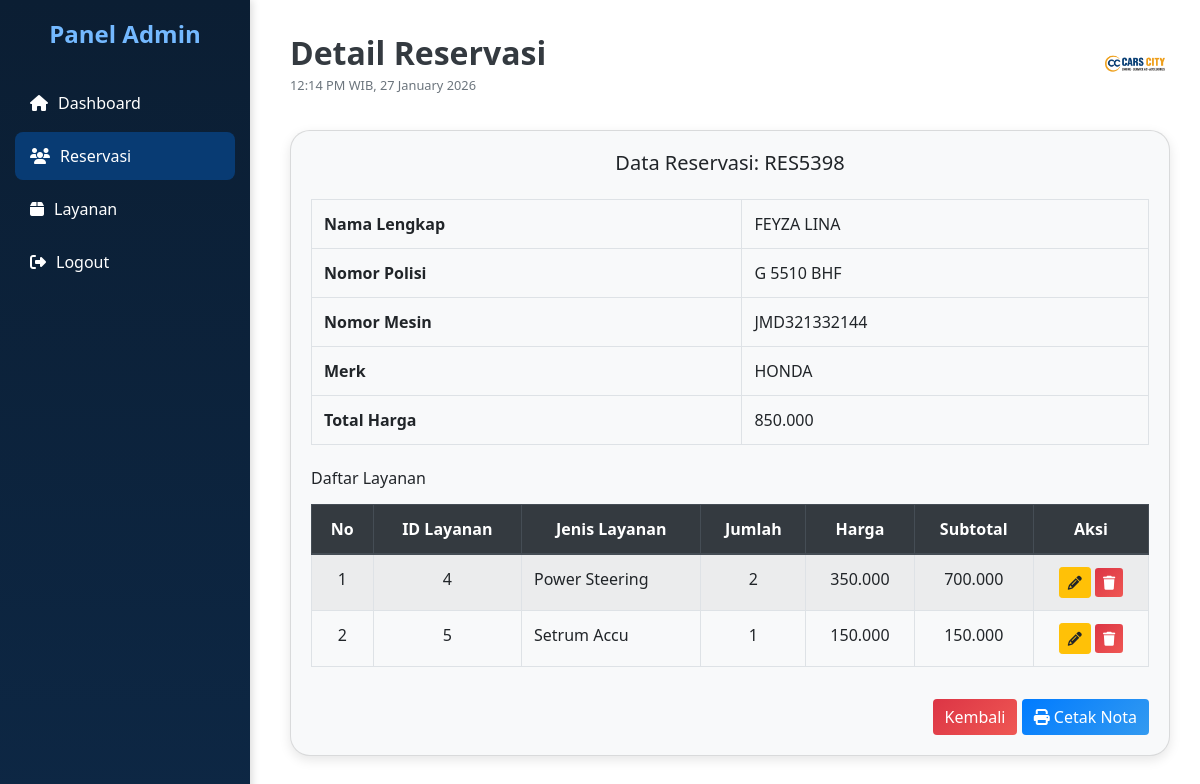
Page /reservasi/detailreservasi-lihat.php?id_reservasi=RES5398 on the committed database.
### tables this page shows
CREATE TABLE `reservasi` (
  `id_reservasi` varchar(10) NOT NULL,
  `id_user` int(11) NOT NULL,
  `nama_lengkap` varchar(100) NOT NULL,
  `nomor_telepon` varchar(15) NOT NULL,
  `tanggal_servis` date NOT NULL,
  `waktu_servis` time NOT NULL,
  `catatan` text DEFAULT NULL,
  `status` varchar(30) DEFAULT NULL,
  `status_pembayaran` varchar(25) NOT NULL,
  `created_at` timestamp NOT NULL DEFAULT current_timestamp(),
  `no_mesin` varchar(30) NOT NULL,
  `nopolisi` varchar(10) NOT NULL,
  `merk` varchar(20) NOT NULL,
  `total_harga` int(11) NOT NULL
);

CREATE TABLE `detail_reservasi` (
  `id_reservasi` varchar(10) NOT NULL,
  `id_layanan` varchar(10) DEFAULT NULL,
  `jumlah` int(11) NOT NULL,
  `harga` decimal(10,0) DEFAULT NULL,
  `subtotal` decimal(10,0) DEFAULT NULL
);

CREATE TABLE `layanan` (
  `id_layanan` varchar(10) NOT NULL,
  `jenis_layanan` varchar(20) DEFAULT NULL,
  `harga` varchar(20) DEFAULT NULL,
  `deskripsi` text NOT NULL
);

### reservasi/detailreservasi-lihat.php (the view, shortened to what this page needs)
<?php
include '../koneksi.php';
$id_reservasi = mysqli_real_escape_string($conn, $_GET['id_reservasi']);
$sql_header = "SELECT * FROM reservasi WHERE id_reservasi = ?";
$stmt_header = $conn->prepare($sql_header);
$stmt_header->bind_param("s", $id_reservasi);
$stmt_header->execute();
$result_header = $stmt_header->get_result();
$data_header = $result_header->fetch_assoc();
$sql_detail = "
    SELECT
        dr.id_layanan,
        l.jenis_layanan,
        dr.jumlah,
        dr.harga,
        dr.subtotal
    FROM detail_reservasi dr
    JOIN layanan l ON dr.id_layanan = l.id_layanan
    WHERE dr.id_reservasi = ?
";
$stmt_detail = $conn->prepare($sql_detail);
$stmt_detail->bind_param("s", $id_reservasi);
$stmt_detail->execute();
$result_detail = $stmt_detail->get_result();
?>
<!DOCTYPE html>
<html lang="id">
<head>
  <link rel="stylesheet" href="https://stackpath.bootstrapcdn.com/bootstrap/4.5.2/css/bootstrap.min.css">
  <link rel="stylesheet" href="https://cdnjs.cloudflare.com/ajax/libs/font-awesome/6.5.1/css/all.min.css">
</head>
<body>
<div class="sidebar">
  <h4>Panel Admin</h4>
  <a href="../dashboard_adm.php"><i class="fas fa-home"></i><span>Dashboard</span></a>
  <a href="reservasilihat.php" class="active"><i class="fas fa-users"></i><span>Reservasi</span></a>
  <a href="../layanan/layananlihat.php"><i class="fas fa-box"></i><span>Layanan</span></a>
    <a href="?logout=true&csrf=<?= htmlspecialchars($_SESSION['csrf_token']) ?>" class="login-btn" onclick="return confirm('Yakin ingin logout?')"><i class="fas fa-sign-out-alt"></i>Logout</a>
</div>
<div class="main">
  <div class="dashboard-header">
    <div>
      <h2 class="text-dark font-weight-bold mb-0">Detail Reservasi</h2>
      <small class="text-muted"><?= date('H:i A \W\I\B, d F Y') ?></small>
    </div>
      <img src="../images/logo.png" alt="Logo" height="70">
  </div>
  <div class="card">
    <h5 class="mb-4 text-center">Data Reservasi: <?= htmlspecialchars($data_header['id_reservasi']) ?></h5>
    <table class="table table-bordered mb-4">
      <tr><th>Nama Lengkap</th><td><?= htmlspecialchars($data_header['nama_lengkap']) ?></td></tr>
      <tr><th>Nomor Polisi</th><td><?= htmlspecialchars($data_header['nopolisi']) ?></td></tr>
      <tr><th>Nomor Mesin</th><td><?= htmlspecialchars($data_header['no_mesin']) ?></td></tr>
      <tr><th>Merk</th><td><?= htmlspecialchars($data_header['merk']) ?></td></tr>
      <tr><th>Total Harga</th><td><?= number_format($data_header['total_harga'], 0, ',', '.') ?></td></tr>
    </table>
    <h6 class="mb-3">Daftar Layanan</h6>
    <div class="table-responsive">
      <table class="table table-hover table-striped table-bordered text-center">
        <thead class="thead-dark">
          <tr>
            <th>No</th>
            <th>ID Layanan</th>
            <th>Jenis Layanan</th>
            <th>Jumlah</th>
            <th>Harga</th>
            <th>Subtotal</th>
            <th>Aksi</th>
          </tr>
        </thead>
        <tbody>
          <?php
          $no = 1;
          while ($row = $result_detail->fetch_assoc()):
          ?>
          <tr>
            <td><?= $no++ ?></td>
            <td><?= htmlspecialchars($row['id_layanan']) ?></td>
            <td class="text-left"><?= htmlspecialchars($row['jenis_layanan']) ?></td>
            <td><?= $row['jumlah'] ?></td>
            <td><?= number_format($row['harga'], 0, ',', '.') ?></td>
            <td><?= number_format($row['subtotal'], 0, ',', '.') ?></td>
            <td>
              <a href="detailreservasi-ubah.php?id_reservasi=<?= $id_reservasi ?>&id_layanan=<?= $row['id_layanan'] ?>" class="btn btn-warning btn-sm">
                <i class="fa fa-pencil"></i>
              </a>
              <a href="detailreservasi-hapus.php?id_reservasi=<?= $id_reservasi ?>&id_layanan=<?= $row['id_layanan'] ?>" class="btn btn-danger btn-sm" onclick="return confirm('Yakin hapus data?')">
                <i class="fa fa-trash"></i>
              </a>
            </td>
          </tr>
          <?php endwhile; ?>
        </tbody>
      </table>
    </div>
    <div class="text-right mt-3">
      <a href="reservasilihat.php" class="btn btn-danger">Kembali</a>
      <a href="reservasicetak.php?id_reservasi=<?= urlencode($id_reservasi) ?>" class="btn btn-primary">
        <i class="fa fa-print"></i> Cetak Nota
      </a>
    </div>
  </div>
</div>
</body>
</html>

### reservasi/detailreservasi-lihat.php (style rules this page uses)
body { background-color: #ffffff; font-family: 'Segoe UI', sans-serif; margin: 0; }
.sidebar { height: 100vh; background: linear-gradient(180deg, #0b1e33, #0d2744); color: #fff; padding: 20px 15px; position: fixed; width: 250px; top: 0; left: 0; box-shadow: 2px 0 8px rgba(0, 0, 0, 0.15); z-index: 1000; }
.sidebar h4 { font-size: 1.5rem; font-weight: 600; margin-bottom: 30px; text-align: center; color: #74b9ff; }
.sidebar a { color: #fff; display: flex; align-items: center; padding: 12px 15px; margin: 5px 0; text-decoration: none; border-radius: 8px; font-size: 1rem; }
.sidebar a i { margin-right: 10px; }
.sidebar a:hover, .sidebar a.active { background-color: rgba(0, 123, 255, 0.3); color: #fff; }
.main { margin-left: 260px; padding: 30px; }
.card { background-color: #f8f9fa; border-radius: 20px; padding: 20px; box-shadow: 0 4px 12px rgba(0, 0, 0, 0.1); }
.dashboard-header { display: flex; justify-content: space-between; align-items: center; margin-bottom: 30px; }
.btn-primary { background: linear-gradient(135deg, #007bff, #339af0); border: none; }
.btn-danger { background: linear-gradient(135deg, #dc3545, #ef5753); border: none; }

### rows in the picture
reservasi: id_reservasi "RES5398", nama_lengkap "FEYZA LINA", nopolisi "G 5510 BHF", no_mesin "JMD321332144", merk "HONDA", total_harga "850.000"
detail_reservasi: id_layanan "4", id_layanan.jenis_layanan "Power Steering", jumlah "2", harga "350.000", subtotal "700.000"
detail_reservasi: id_layanan "5", id_layanan.jenis_layanan "Setrum Accu", jumlah "1", harga "150.000", subtotal "150.000"
